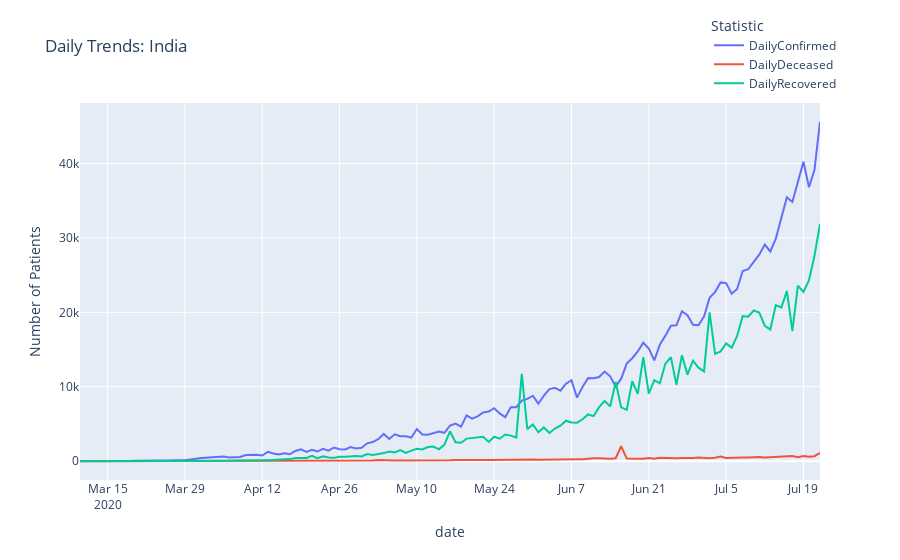

Notebook cell for this chart:
### Markdown cell above
## India - Current Statistics

### Code cell
#india_data = make_dataframe()
india_data = data_to_df('covid', fetch_new=False)
india_data.date = pd.to_datetime(india_data.date)
india_data.set_index('date', inplace=True)
india_data = india_data.astype('float')

pd.options.plotting.backend = "plotly"
fig = india_data[['DailyConfirmed', 'DailyDeceased',
                  'DailyRecovered']].iloc[40:].plot(title=' Daily Trends: India')
fig.update_layout(yaxis=dict(title='Number of Patients'),
                  legend_title_text='Statistic', legend=dict(x=.85, y=1.24))

### Figure 1 — Plotly figure (JSON) as saved in the notebook; plotly's stock layout.template omitted (floating-point values rounded to 4 significant figures; data arrays with more than 128 entries replaced by an {"elided": "..."} marker saying what was removed)
{"data": [{"hovertemplate": "variable=DailyConfirmed<br>date=%{x}<br>value=%{y}<extra></extra>", "legendgroup": "DailyConfirmed", "line": {"color": "#636efa", "dash": "solid"}, "mode": "lines", "name": "DailyConfirmed", "orientation": "v", "showlegend": true, "type": "scatter", "x": {"elided": "135 str values"}, "xaxis": "x", "y": {"elided": "135 int values"}, "yaxis": "y"}, {"hovertemplate": "variable=DailyDeceased<br>date=%{x}<br>value=%{y}<extra></extra>", "legendgroup": "DailyDeceased", "line": {"color": "#EF553B", "dash": "solid"}, "mode": "lines", "name": "DailyDeceased", "orientation": "v", "showlegend": true, "type": "scatter", "x": {"elided": "135 str values"}, "xaxis": "x", "y": {"elided": "135 int values"}, "yaxis": "y"}, {"hovertemplate": "variable=DailyRecovered<br>date=%{x}<br>value=%{y}<extra></extra>", "legendgroup": "DailyRecovered", "line": {"color": "#00cc96", "dash": "solid"}, "mode": "lines", "name": "DailyRecovered", "orientation": "v", "showlegend": true, "type": "scatter", "x": {"elided": "135 str values"}, "xaxis": "x", "y": {"elided": "135 int values"}, "yaxis": "y"}], "layout": {"legend": {"title": {"text": "Statistic"}, "tracegroupgap": 0, "x": 0.85, "y": 1.24}, "title": {"text": " Daily Trends: India"}, "xaxis": {"anchor": "y", "domain": [0, 1], "title": {"text": "date"}}, "yaxis": {"anchor": "x", "domain": [0, 1], "title": {"text": "Number of Patients"}}}}
